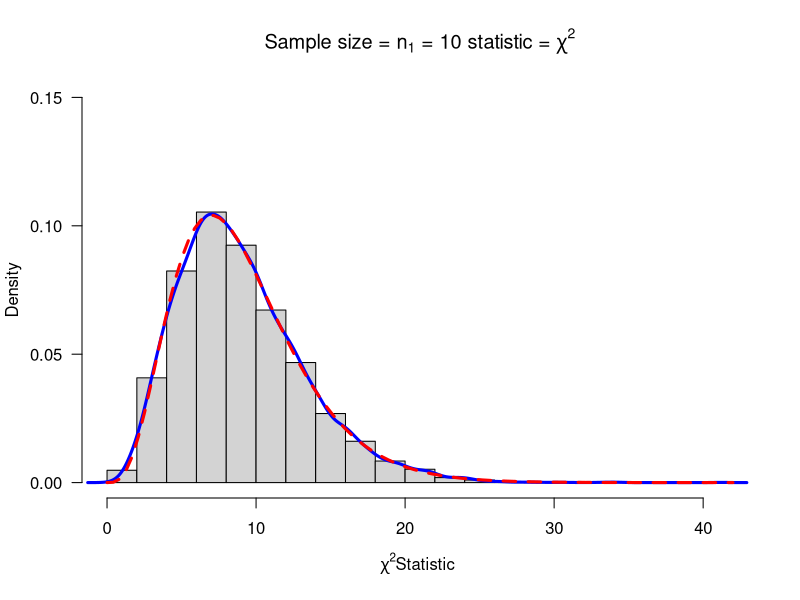

The R script that drew this image: (Note: this script raises an error after producing the figure.)
#This is a model R function that you can alter for other statistics
# Copy this function twice and alter the two copies to make sampling distributions from the T distribution
mychisim <- function(n1=10,sigma1=3,mean1=5,iter=1000,ymax=0.1,...){    # adjust ymax to make graph fit
  y1=rnorm(n1*iter,mean=mean1,sd=sigma1)# generate iter samples of size n1
  
  data1.mat=matrix(y1,nrow=n1,ncol=iter,byrow=TRUE) # Each column is a sample size n1
  
  ssq1=apply(data1.mat,2,var) # ssq1 is s squared
  
  w=(n1-1)*ssq1/sigma1^2      #chi-sq stat
  
  hist(w,freq=FALSE, ylim=c(0,ymax), # Histogram with annotation
       main=substitute(paste("Sample size = ",n[1]," = ",n1," statistic = ",chi^2)),
       xlab=expression(paste(chi^2, "Statistic",sep=" ")), las=1)
  lines(density(w),col="Blue",lwd=3) # add a density plot
  curve(dchisq(x,n1-1),add=TRUE,col="Red",lty=2,lwd=3) # add a theoretical curve
  title=expression(chi^2==frac((n[1]-1)*s^2,sigma^2)) #mathematical annotation -see ?plotmath
  legend(locator(1),c("Simulated","Theoretical"),col=c("Blue","Red"),lwd=4,lty=1:2,bty="n",title=title) # Legend #
  return(list(w=w,summary=summary(w),sd=sd(w),fun="Chi-sq")) # some output to use if needed
}
windows()
chisq=mychisim(iter=10000,ymax=0.15)

#### Two pop sampling
mychisim2<-function(n1=10,n2=14,sigma1=3,sigma2=3,mean1=5,mean2=10,iter=1000,ymax=0.07,...){    # adjust ymax to make graph fit
  y1=rnorm(n1*iter,mean=mean1,sd=sigma1)# generate iter samples of size n1
  y2=rnorm(n2*iter,mean=mean2,sd=sigma2)
  data1.mat=matrix(y1,nrow=n1,ncol=iter,byrow=TRUE) # Each column is a sample size n1
  data2.mat=matrix(y2,nrow=n2,ncol=iter,byrow=TRUE)
  ssq1=apply(data1.mat,2,var) # ssq1 is s squared
  ssq2=apply(data2.mat,2,var)
  spsq=((n1-1)*ssq1 + (n2-1)*ssq2)/(n1+n2-2) # pooled s squared
  w=(n1+n2-2)*spsq/(sigma1^2)#sigma1=sigma2,  Chi square stat
  hist(w,freq=FALSE, ylim=c(0,ymax), # Histogram with annotation
       main=substitute(paste("Sample size = ",n[1]+n[2]," = ",n1+n2," statistic = ",chi^2)),
       xlab=expression(paste(chi^2, "Statistic",sep=" ")), las=1)
  lines(density(w),col="Blue",lwd=3) # add a density plot
  curve(dchisq(x,n1+n2-2),add=TRUE,col="Red",lty=2,lwd=3) # add a theoretical curve
  title=expression(chi^2==frac((n[1]+n[2]-2)*S[p]^2,sigma^2)) #mathematical annotation -see ?plotmath
  legend(locator(1),c("Simulated","Theoretical"),col=c("Blue","Red"),lwd=4,lty=1:2,bty="n",title=title) # Legend #
  return(list(w=w,summary=summary(w),sd=sd(w),fun="Chi-sq")) # some output to use if needed
}
windows()
mychisim2(iter=10000)

myTsim2<-function(n1=10,n2=14,sigma1=3,sigma2=3,mean1=5,mean2=10,iter=1000,ymax=0.5,...){
  y1=rnorm(n1*iter,mean=mean1,sd=sigma1)# generate iter samples of size n1
  y2=rnorm(n2*iter,mean=mean2,sd=sigma2)
  data1.mat=matrix(y1,nrow=n1,ncol=iter,byrow=TRUE) # Each column is a sample size n1
  data2.mat=matrix(y2,nrow=n2,ncol=iter,byrow=TRUE)
  ssq1=apply(data1.mat,2,var) # ssq1 is s squared
  ybar1= apply(data1.mat,2,mean)
  ssq2=apply(data2.mat,2,var)
  ybar2=apply(data2.mat,2,mean)
  spsq=((n1-1)*ssq1 + (n2-1)*ssq2)/(n1+n2-2) # pooled s squared
  w=((ybar1-ybar2)-(mean1-mean2))/sqrt(spsq*(1/n1+1/n2))#sigma1=sigma2,  Chi square stat
  hist(w,freq=FALSE, ylim=c(0,ymax), # Histogram with annotation
       main=substitute(paste("Sample size = ",n[1]+n[2]," = ",n1+n2," statistic = ",T)),
       xlab=paste(" T Statistic",sep=""), las=1)
  lines(density(w),col="Blue",lwd=3) # add a density plot
  curve(dt(x,n1+n2-2),add=TRUE,col="Red",lty=2,lwd=3) # add a theoretical curve
  title=expression(T==frac((bar(Y)[1]-bar(Y)[2])-(mu[1]-mu[2]),S[p]*sqrt(frac(1,n[1])+frac(1,n[2])))) #mathematical annotation -see ?plotmath
  legend(2,0.2,c("Simulated","Theoretical"),col=c("Blue","Red"),lwd=4,lty=1:2,bty="n",title=title)# Legend #
  return(list(w=w,summary=summary(w),sdw=sd(w),fun="T")) # some output to use if needed
}
myTsim2(iter=10000)


myFsim2<-function(n1=10,n2=14,sigma1=3,sigma2=2,mean1=5,mean2=10,iter=1000,ymax=0.9,...){
  y1=rnorm(n1*iter,mean=mean1,sd=sigma1)# generate iter samples of size n1
  y2=rnorm(n2*iter,mean=mean2,sd=sigma2)
  data1.mat=matrix(y1,nrow=n1,ncol=iter,byrow=TRUE) # Each column is a sample size n1
  data2.mat=matrix(y2,nrow=n2,ncol=iter,byrow=TRUE)
  ssq1=apply(data1.mat,2,var) # ssq1 is s squared
  ssq2=apply(data2.mat,2,var)
  #spsq=((n1-1)*ssq1 + (n2-1)*ssq2)/(n1+n2-2) # pooled s squared
  w=ssq1*sigma2^2/(ssq2*sigma1^2) #
  hist(w,freq=FALSE, ylim=c(0,ymax), # Histogram with annotation
       main=substitute(paste("Sample size = ",n[1]+n[2]," = ",n1+n2," statistic = ",F)),
       xlab=paste("F Statistic",sep=""), las=1)
  lines(density(w),col="Blue",lwd=3) # add a density plot
  curve(df(x,n1-1,n2-1),xlim=c(0,6),add=TRUE,col="Red",lty=2,lwd=3) # add a theoretical curve
  title=expression(F==frac(s[1]^2,s[2]^2)*frac(sigma[2]^2,sigma[1]^2)) #mathematical annotation -see ?plotmath
  legend(6,0.5,c("Simulated","Theoretical"),col=c("Blue","Red"),lwd=4,lty=1:2,bty="n",title=title)# Legend #
  return(list(w=w,summary=summary(w),sd=sd(w),fun="F")) # some output to use if needed
}
myFsim2(iter=10000)
